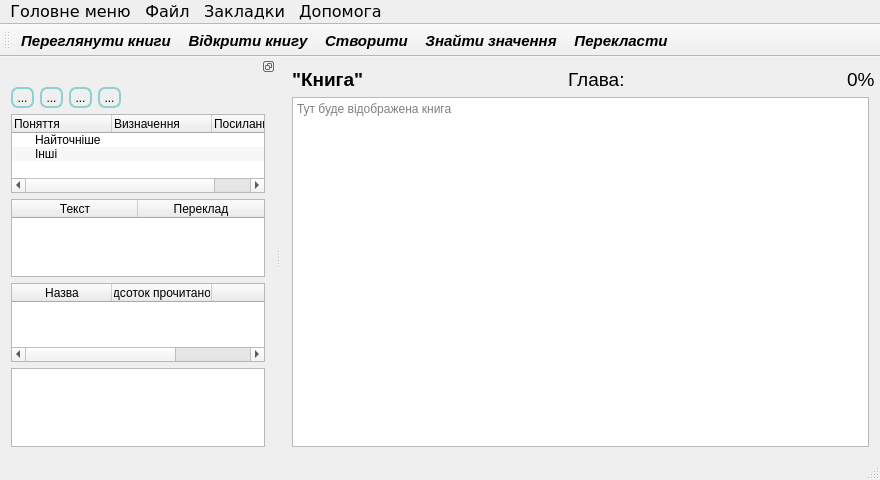
<?xml version="1.0" encoding="UTF-8"?>
<ui version="4.0">
 <class>MainWindow</class>
 <widget class="QMainWindow" name="MainWindow">
  <property name="geometry">
   <rect>
    <x>0</x>
    <y>0</y>
    <width>880</width>
    <height>480</height>
   </rect>
  </property>
  <property name="minimumSize">
   <size>
    <width>880</width>
    <height>480</height>
   </size>
  </property>
  <property name="windowTitle">
   <string>Explanatory FB2-Reader</string>
  </property>
  <widget class="QWidget" name="centralWidget">
   <layout class="QVBoxLayout" name="verticalLayout_2">
    <item>
     <widget class="QWidget" name="widget_2" native="true">
      <property name="sizePolicy">
       <sizepolicy hsizetype="Preferred" vsizetype="Preferred">
        <horstretch>0</horstretch>
        <verstretch>0</verstretch>
       </sizepolicy>
      </property>
      <property name="minimumSize">
       <size>
        <width>600</width>
        <height>0</height>
       </size>
      </property>
      <property name="sizeIncrement">
       <size>
        <width>1</width>
        <height>0</height>
       </size>
      </property>
      <layout class="QHBoxLayout" name="horizontalLayout_4">
       <property name="leftMargin">
        <number>0</number>
       </property>
       <property name="topMargin">
        <number>0</number>
       </property>
       <property name="rightMargin">
        <number>0</number>
       </property>
       <property name="bottomMargin">
        <number>0</number>
       </property>
       <item>
        <widget class="QLabel" name="labelBook">
         <property name="sizePolicy">
          <sizepolicy hsizetype="Expanding" vsizetype="Preferred">
           <horstretch>0</horstretch>
           <verstretch>0</verstretch>
          </sizepolicy>
         </property>
         <property name="minimumSize">
          <size>
           <width>270</width>
           <height>0</height>
          </size>
         </property>
         <property name="font">
          <font>
           <family>Segoe UI</family>
           <pointsize>14</pointsize>
           <weight>75</weight>
           <bold>true</bold>
          </font>
         </property>
         <property name="text">
          <string>&quot;Книга&quot;</string>
         </property>
         <property name="textFormat">
          <enum>Qt::RichText</enum>
         </property>
         <property name="wordWrap">
          <bool>true</bool>
         </property>
        </widget>
       </item>
       <item>
        <widget class="QLabel" name="labelChapter">
         <property name="sizePolicy">
          <sizepolicy hsizetype="Expanding" vsizetype="Preferred">
           <horstretch>0</horstretch>
           <verstretch>0</verstretch>
          </sizepolicy>
         </property>
         <property name="minimumSize">
          <size>
           <width>250</width>
           <height>0</height>
          </size>
         </property>
         <property name="font">
          <font>
           <family>Segoe UI</family>
           <pointsize>14</pointsize>
          </font>
         </property>
         <property name="text">
          <string>Глава: </string>
         </property>
         <property name="textFormat">
          <enum>Qt::AutoText</enum>
         </property>
         <property name="wordWrap">
          <bool>true</bool>
         </property>
        </widget>
       </item>
       <item>
        <spacer name="horizontalSpacer">
         <property name="orientation">
          <enum>Qt::Horizontal</enum>
         </property>
         <property name="sizeType">
          <enum>QSizePolicy::Fixed</enum>
         </property>
         <property name="sizeHint" stdset="0">
          <size>
           <width>20</width>
           <height>20</height>
          </size>
         </property>
        </spacer>
       </item>
       <item>
        <widget class="QLabel" name="labelPercent">
         <property name="sizePolicy">
          <sizepolicy hsizetype="Preferred" vsizetype="Preferred">
           <horstretch>0</horstretch>
           <verstretch>0</verstretch>
          </sizepolicy>
         </property>
         <property name="minimumSize">
          <size>
           <width>45</width>
           <height>0</height>
          </size>
         </property>
         <property name="font">
          <font>
           <family>Segoe UI</family>
           <pointsize>14</pointsize>
          </font>
         </property>
         <property name="text">
          <string>0%</string>
         </property>
        </widget>
       </item>
      </layout>
     </widget>
    </item>
    <item>
     <widget class="QTextBrowser" name="textBrowser">
      <property name="sizePolicy">
       <sizepolicy hsizetype="Preferred" vsizetype="Expanding">
        <horstretch>0</horstretch>
        <verstretch>0</verstretch>
       </sizepolicy>
      </property>
      <property name="minimumSize">
       <size>
        <width>575</width>
        <height>0</height>
       </size>
      </property>
      <property name="sizeIncrement">
       <size>
        <width>2</width>
        <height>0</height>
       </size>
      </property>
      <property name="placeholderText">
       <string>Тут буде відображена книга</string>
      </property>
     </widget>
    </item>
   </layout>
  </widget>
  <widget class="QMenuBar" name="menuBar">
   <property name="geometry">
    <rect>
     <x>0</x>
     <y>0</y>
     <width>880</width>
     <height>23</height>
    </rect>
   </property>
   <property name="minimumSize">
    <size>
     <width>0</width>
     <height>0</height>
    </size>
   </property>
   <property name="maximumSize">
    <size>
     <width>16777215</width>
     <height>40</height>
    </size>
   </property>
   <property name="font">
    <font>
     <family>Verdana</family>
     <pointsize>12</pointsize>
     <weight>50</weight>
     <bold>false</bold>
    </font>
   </property>
   <property name="tabletTracking">
    <bool>true</bool>
   </property>
   <property name="contextMenuPolicy">
    <enum>Qt::DefaultContextMenu</enum>
   </property>
   <property name="autoFillBackground">
    <bool>false</bool>
   </property>
   <property name="styleSheet">
    <string notr="true">QMenuBar {border-bottom: 1px solid #B9B9B9}</string>
   </property>
   <property name="nativeMenuBar">
    <bool>true</bool>
   </property>
   <widget class="QMenu" name="mainMenu">
    <property name="font">
     <font>
      <pointsize>11</pointsize>
     </font>
    </property>
    <property name="styleSheet">
     <string notr="true">QMenu::separator {
    height: 1px;
    background: #B9B9B9;
 	margin-bottom: 1px;
	margin-left: 27px;
    margin-top: 1px;
}</string>
    </property>
    <property name="title">
     <string>Головне меню</string>
    </property>
    <addaction name="booksListAction"/>
    <addaction name="separator"/>
    <addaction name="exitAction"/>
   </widget>
   <widget class="QMenu" name="fileMenu">
    <property name="font">
     <font>
      <pointsize>11</pointsize>
     </font>
    </property>
    <property name="styleSheet">
     <string notr="true"/>
    </property>
    <property name="title">
     <string>Файл</string>
    </property>
    <addaction name="openBookAction"/>
    <addaction name="closeBookAction"/>
   </widget>
   <widget class="QMenu" name="bookmarksMenu">
    <property name="font">
     <font>
      <pointsize>11</pointsize>
     </font>
    </property>
    <property name="styleSheet">
     <string notr="true"/>
    </property>
    <property name="title">
     <string>Закладки</string>
    </property>
    <addaction name="watchBookmarksAction"/>
    <addaction name="createBookmarkAction"/>
    <addaction name="editBookmarkAction"/>
    <addaction name="deleteBookmarkAction"/>
   </widget>
   <widget class="QMenu" name="helpMenu">
    <property name="font">
     <font>
      <pointsize>11</pointsize>
     </font>
    </property>
    <property name="styleSheet">
     <string notr="true"/>
    </property>
    <property name="title">
     <string>Допомога</string>
    </property>
    <widget class="QMenu" name="menu">
     <property name="title">
      <string>Налаштування</string>
     </property>
     <property name="icon">
      <iconset resource="qml.qrc">
       <normaloff>:/images/settings.png</normaloff>:/images/settings.png</iconset>
     </property>
     <addaction name="cashingAction"/>
    </widget>
    <addaction name="menu"/>
    <addaction name="aboutAction"/>
   </widget>
   <addaction name="mainMenu"/>
   <addaction name="fileMenu"/>
   <addaction name="bookmarksMenu"/>
   <addaction name="helpMenu"/>
  </widget>
  <widget class="QToolBar" name="mainToolBar">
   <property name="font">
    <font>
     <family>Verdana</family>
     <pointsize>10</pointsize>
     <weight>75</weight>
     <italic>true</italic>
     <bold>true</bold>
    </font>
   </property>
   <property name="styleSheet">
    <string notr="true">/*QToolBar {
	border: 1px solid #B9B9B9;
	margin-top: -1px;
}
QToolBar::item {
	font-family: &quot;Verdana&quot;;
	font-size: 11pt;
	color: red;
}*/</string>
   </property>
   <property name="iconSize">
    <size>
     <width>32</width>
     <height>32</height>
    </size>
   </property>
   <property name="toolButtonStyle">
    <enum>Qt::ToolButtonTextUnderIcon</enum>
   </property>
   <attribute name="toolBarArea">
    <enum>TopToolBarArea</enum>
   </attribute>
   <attribute name="toolBarBreak">
    <bool>false</bool>
   </attribute>
   <addaction name="booksListAction"/>
   <addaction name="openBookAction"/>
   <addaction name="createBookmarkAction"/>
   <addaction name="findDefinitionAction"/>
   <addaction name="translateAction"/>
  </widget>
  <widget class="QStatusBar" name="statusBar"/>
  <widget class="QDockWidget" name="dockWidget">
   <property name="floating">
    <bool>false</bool>
   </property>
   <property name="features">
    <set>QDockWidget::DockWidgetFloatable|QDockWidget::DockWidgetMovable</set>
   </property>
   <attribute name="dockWidgetArea">
    <number>1</number>
   </attribute>
   <widget class="QWidget" name="dockWidgetContents_3">
    <layout class="QVBoxLayout" name="verticalLayout">
     <item>
      <widget class="QWidget" name="widget" native="true">
       <property name="sizePolicy">
        <sizepolicy hsizetype="Preferred" vsizetype="Fixed">
         <horstretch>0</horstretch>
         <verstretch>0</verstretch>
        </sizepolicy>
       </property>
       <property name="minimumSize">
        <size>
         <width>254</width>
         <height>0</height>
        </size>
       </property>
       <property name="maximumSize">
        <size>
         <width>400</width>
         <height>16777215</height>
        </size>
       </property>
       <property name="sizeIncrement">
        <size>
         <width>2</width>
         <height>0</height>
        </size>
       </property>
       <layout class="QHBoxLayout" name="horizontalLayout_2">
        <property name="leftMargin">
         <number>0</number>
        </property>
        <property name="topMargin">
         <number>0</number>
        </property>
        <property name="rightMargin">
         <number>0</number>
        </property>
        <property name="bottomMargin">
         <number>0</number>
        </property>
        <item>
         <widget class="QToolButton" name="toolButtonContent">
          <property name="styleSheet">
           <string notr="true">QToolButton {
	border: 2px solid #8DD1D3;
	border-radius: 7px;
}

QToolButton:hover {
	background-color: rgba(141, 209, 211, 100);
}

QToolButton:focus {
	background-color: rgba(141, 209, 211, 255);
}</string>
          </property>
          <property name="text">
           <string>...</string>
          </property>
          <property name="icon">
           <iconset resource="qml.qrc">
            <normaloff>:/images/content.png</normaloff>:/images/content.png</iconset>
          </property>
          <property name="iconSize">
           <size>
            <width>32</width>
            <height>32</height>
           </size>
          </property>
         </widget>
        </item>
        <item>
         <widget class="QToolButton" name="toolButtonBookmarks">
          <property name="styleSheet">
           <string notr="true">QToolButton {
	border: 2px solid #8DD1D3;
	border-radius: 7px;
}

QToolButton:hover {
	background-color: rgba(141, 209, 211, 100);
}

QToolButton:focus {
	background-color: rgba(141, 209, 211, 255);
}</string>
          </property>
          <property name="text">
           <string>...</string>
          </property>
          <property name="icon">
           <iconset resource="qml.qrc">
            <normaloff>:/images/listBookmarks.png</normaloff>:/images/listBookmarks.png</iconset>
          </property>
          <property name="iconSize">
           <size>
            <width>32</width>
            <height>32</height>
           </size>
          </property>
         </widget>
        </item>
        <item>
         <widget class="QToolButton" name="toolButtonDefinitions">
          <property name="styleSheet">
           <string notr="true">QToolButton {
	border: 2px solid #8DD1D3;
	border-radius: 7px;
}

QToolButton:hover {
	background-color: rgba(141, 209, 211, 100);
}

QToolButton:focus {
	background-color: rgba(141, 209, 211, 255);
}</string>
          </property>
          <property name="text">
           <string>...</string>
          </property>
          <property name="icon">
           <iconset resource="qml.qrc">
            <normaloff>:/images/listDefinitions.png</normaloff>:/images/listDefinitions.png</iconset>
          </property>
          <property name="iconSize">
           <size>
            <width>32</width>
            <height>32</height>
           </size>
          </property>
         </widget>
        </item>
        <item>
         <widget class="QToolButton" name="toolButtonTranslations">
          <property name="styleSheet">
           <string notr="true">QToolButton {
	border: 2px solid #8DD1D3;
	border-radius: 7px;
}

QToolButton:hover {
	background-color: rgba(141, 209, 211, 100);
}

QToolButton:focus {
	background-color: rgba(141, 209, 211, 255);
}</string>
          </property>
          <property name="text">
           <string>...</string>
          </property>
          <property name="icon">
           <iconset resource="qml.qrc">
            <normaloff>:/images/listTranslations.png</normaloff>:/images/listTranslations.png</iconset>
          </property>
          <property name="iconSize">
           <size>
            <width>32</width>
            <height>32</height>
           </size>
          </property>
         </widget>
        </item>
        <item>
         <spacer name="horizontalSpacer_2">
          <property name="orientation">
           <enum>Qt::Horizontal</enum>
          </property>
          <property name="sizeType">
           <enum>QSizePolicy::Expanding</enum>
          </property>
          <property name="sizeHint" stdset="0">
           <size>
            <width>73</width>
            <height>20</height>
           </size>
          </property>
         </spacer>
        </item>
       </layout>
      </widget>
     </item>
     <item>
      <widget class="QTreeWidget" name="treeWidgetDefinitions">
       <property name="sizePolicy">
        <sizepolicy hsizetype="Expanding" vsizetype="Expanding">
         <horstretch>0</horstretch>
         <verstretch>0</verstretch>
        </sizepolicy>
       </property>
       <property name="minimumSize">
        <size>
         <width>254</width>
         <height>0</height>
        </size>
       </property>
       <property name="sizeIncrement">
        <size>
         <width>1</width>
         <height>0</height>
        </size>
       </property>
       <property name="alternatingRowColors">
        <bool>true</bool>
       </property>
       <property name="wordWrap">
        <bool>true</bool>
       </property>
       <column>
        <property name="text">
         <string notr="true">Поняття</string>
        </property>
       </column>
       <column>
        <property name="text">
         <string notr="true">Визначення</string>
        </property>
       </column>
       <column>
        <property name="text">
         <string>Посилання</string>
        </property>
       </column>
       <item>
        <property name="text">
         <string>Найточніше</string>
        </property>
       </item>
       <item>
        <property name="text">
         <string>Інші</string>
        </property>
       </item>
      </widget>
     </item>
     <item>
      <widget class="QTableWidget" name="tableWidgetTranslations">
       <property name="editTriggers">
        <set>QAbstractItemView::NoEditTriggers</set>
       </property>
       <property name="sortingEnabled">
        <bool>true</bool>
       </property>
       <property name="columnCount">
        <number>2</number>
       </property>
       <attribute name="horizontalHeaderDefaultSectionSize">
        <number>126</number>
       </attribute>
       <attribute name="verticalHeaderDefaultSectionSize">
        <number>60</number>
       </attribute>
       <column>
        <property name="text">
         <string>Текст</string>
        </property>
       </column>
       <column>
        <property name="text">
         <string>Переклад</string>
        </property>
       </column>
      </widget>
     </item>
     <item>
      <widget class="QTableWidget" name="tableWidgetBookmarks">
       <property name="minimumSize">
        <size>
         <width>254</width>
         <height>0</height>
        </size>
       </property>
       <property name="editTriggers">
        <set>QAbstractItemView::NoEditTriggers</set>
       </property>
       <property name="sortingEnabled">
        <bool>true</bool>
       </property>
       <column>
        <property name="text">
         <string>Назва</string>
        </property>
       </column>
       <column>
        <property name="text">
         <string>Відсоток прочитаного</string>
        </property>
       </column>
       <column>
        <property name="text">
         <string>    </string>
        </property>
       </column>
      </widget>
     </item>
     <item>
      <widget class="QListWidget" name="listWidgetContent">
       <property name="sizePolicy">
        <sizepolicy hsizetype="Expanding" vsizetype="Expanding">
         <horstretch>0</horstretch>
         <verstretch>0</verstretch>
        </sizepolicy>
       </property>
       <property name="minimumSize">
        <size>
         <width>254</width>
         <height>0</height>
        </size>
       </property>
      </widget>
     </item>
    </layout>
   </widget>
  </widget>
  <action name="booksListAction">
   <property name="icon">
    <iconset resource="qml.qrc">
     <normaloff>:/images/library.png</normaloff>:/images/library.png</iconset>
   </property>
   <property name="text">
    <string>Переглянути книги</string>
   </property>
   <property name="font">
    <font>
     <family>Segoe UI</family>
     <pointsize>11</pointsize>
    </font>
   </property>
   <property name="shortcut">
    <string>Ctrl+L</string>
   </property>
  </action>
  <action name="exitAction">
   <property name="icon">
    <iconset resource="qml.qrc">
     <normaloff>:/images/close.png</normaloff>:/images/close.png</iconset>
   </property>
   <property name="text">
    <string>Вихід з програми</string>
   </property>
   <property name="font">
    <font>
     <family>Segoe UI</family>
     <pointsize>11</pointsize>
    </font>
   </property>
   <property name="shortcut">
    <string>Ctrl+Q</string>
   </property>
  </action>
  <action name="openBookAction">
   <property name="icon">
    <iconset resource="qml.qrc">
     <normaloff>:/images/openBook.png</normaloff>:/images/openBook.png</iconset>
   </property>
   <property name="text">
    <string>Відкрити книгу</string>
   </property>
   <property name="font">
    <font>
     <family>Segoe UI</family>
     <pointsize>11</pointsize>
    </font>
   </property>
   <property name="shortcut">
    <string>Ctrl+O</string>
   </property>
  </action>
  <action name="closeBookAction">
   <property name="icon">
    <iconset resource="qml.qrc">
     <normaloff>:/images/closeBook.png</normaloff>:/images/closeBook.png</iconset>
   </property>
   <property name="text">
    <string>Закрити книгу</string>
   </property>
   <property name="font">
    <font>
     <family>Segoe UI</family>
     <pointsize>11</pointsize>
    </font>
   </property>
   <property name="shortcut">
    <string>Ctrl+W</string>
   </property>
  </action>
  <action name="watchBookmarksAction">
   <property name="icon">
    <iconset resource="qml.qrc">
     <normaloff>:/images/bookmark.png</normaloff>:/images/bookmark.png</iconset>
   </property>
   <property name="text">
    <string>Переглянути всі</string>
   </property>
   <property name="font">
    <font>
     <family>Segoe UI</family>
     <pointsize>11</pointsize>
    </font>
   </property>
   <property name="shortcut">
    <string>Ctrl+B</string>
   </property>
  </action>
  <action name="createBookmarkAction">
   <property name="icon">
    <iconset resource="qml.qrc">
     <normaloff>:/images/bookmarkNew.png</normaloff>:/images/bookmarkNew.png</iconset>
   </property>
   <property name="text">
    <string>Створити</string>
   </property>
   <property name="font">
    <font>
     <family>Segoe UI</family>
     <pointsize>11</pointsize>
    </font>
   </property>
   <property name="shortcut">
    <string>Ctrl+N</string>
   </property>
  </action>
  <action name="editBookmarkAction">
   <property name="enabled">
    <bool>false</bool>
   </property>
   <property name="icon">
    <iconset resource="qml.qrc">
     <normaloff>:/images/bookmarkEdit.png</normaloff>:/images/bookmarkEdit.png</iconset>
   </property>
   <property name="text">
    <string>Редагувати</string>
   </property>
   <property name="font">
    <font>
     <family>Segoe UI</family>
     <pointsize>11</pointsize>
    </font>
   </property>
   <property name="shortcut">
    <string>Ctrl+E</string>
   </property>
  </action>
  <action name="deleteBookmarkAction">
   <property name="enabled">
    <bool>false</bool>
   </property>
   <property name="icon">
    <iconset resource="qml.qrc">
     <normaloff>:/images/bookmarkDelete.png</normaloff>:/images/bookmarkDelete.png</iconset>
   </property>
   <property name="text">
    <string>Видалити</string>
   </property>
   <property name="font">
    <font>
     <family>Segoe UI</family>
     <pointsize>11</pointsize>
    </font>
   </property>
   <property name="shortcut">
    <string>Ctrl+R</string>
   </property>
  </action>
  <action name="aboutAction">
   <property name="icon">
    <iconset resource="qml.qrc">
     <normaloff>:/images/about.png</normaloff>:/images/about.png</iconset>
   </property>
   <property name="text">
    <string>Про програму</string>
   </property>
   <property name="font">
    <font>
     <family>Segoe UI</family>
     <pointsize>11</pointsize>
    </font>
   </property>
  </action>
  <action name="findDefinitionAction">
   <property name="icon">
    <iconset resource="qml.qrc">
     <normaloff>:/images/definition.png</normaloff>:/images/definition.png</iconset>
   </property>
   <property name="text">
    <string>Знайти значення</string>
   </property>
   <property name="toolTip">
    <string>Дозволяє знайти значення обраного слова чи словосполучення завдяки &quot;Вікіпедії&quot;</string>
   </property>
   <property name="font">
    <font>
     <family>Segoe UI</family>
     <pointsize>11</pointsize>
    </font>
   </property>
   <property name="shortcut">
    <string>Ctrl+D</string>
   </property>
  </action>
  <action name="translateAction">
   <property name="icon">
    <iconset resource="qml.qrc">
     <normaloff>:/images/translation.png</normaloff>:/images/translation.png</iconset>
   </property>
   <property name="text">
    <string>Перекласти</string>
   </property>
   <property name="toolTip">
    <string>Дозволяє перекласти обраний текст завдяки &quot;Google Translate&quot;</string>
   </property>
   <property name="font">
    <font>
     <family>Segoe UI</family>
     <pointsize>11</pointsize>
    </font>
   </property>
   <property name="shortcut">
    <string>Ctrl+T</string>
   </property>
  </action>
  <action name="cashingAction">
   <property name="checkable">
    <bool>true</bool>
   </property>
   <property name="text">
    <string>Кешування книг</string>
   </property>
  </action>
 </widget>
 <layoutdefault spacing="6" margin="11"/>
 <resources>
  <include location="qml.qrc"/>
 </resources>
 <connections/>
</ui>
